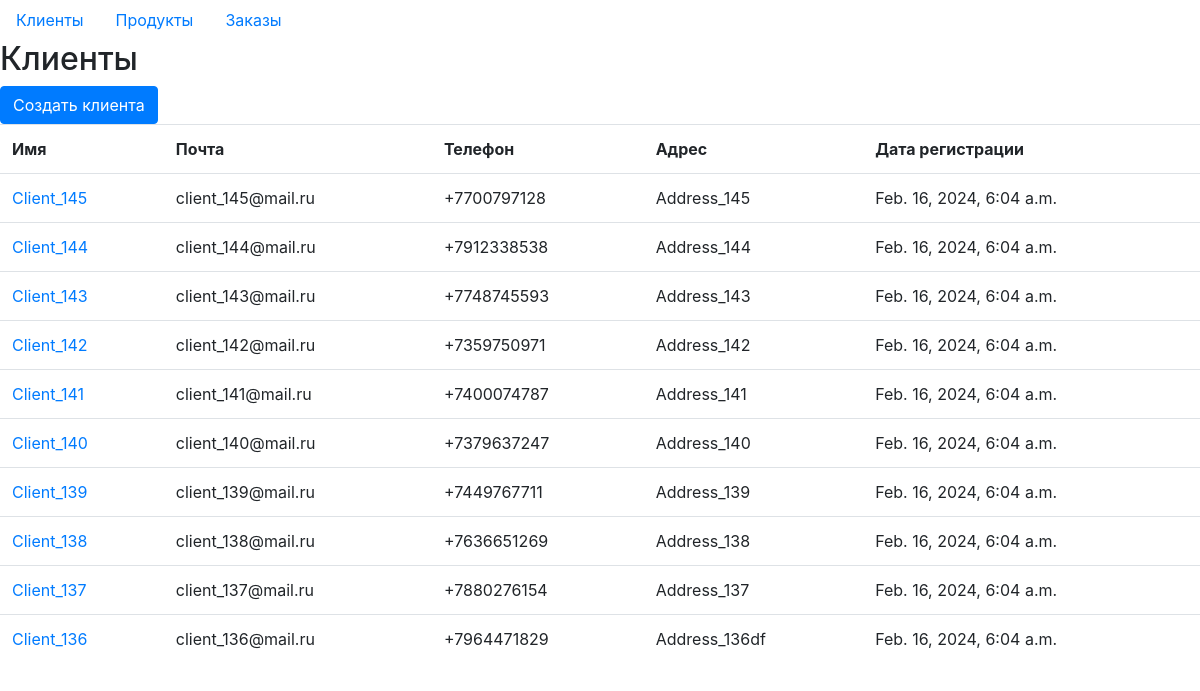
Page /homework_03/clients/ on the earlier database version.
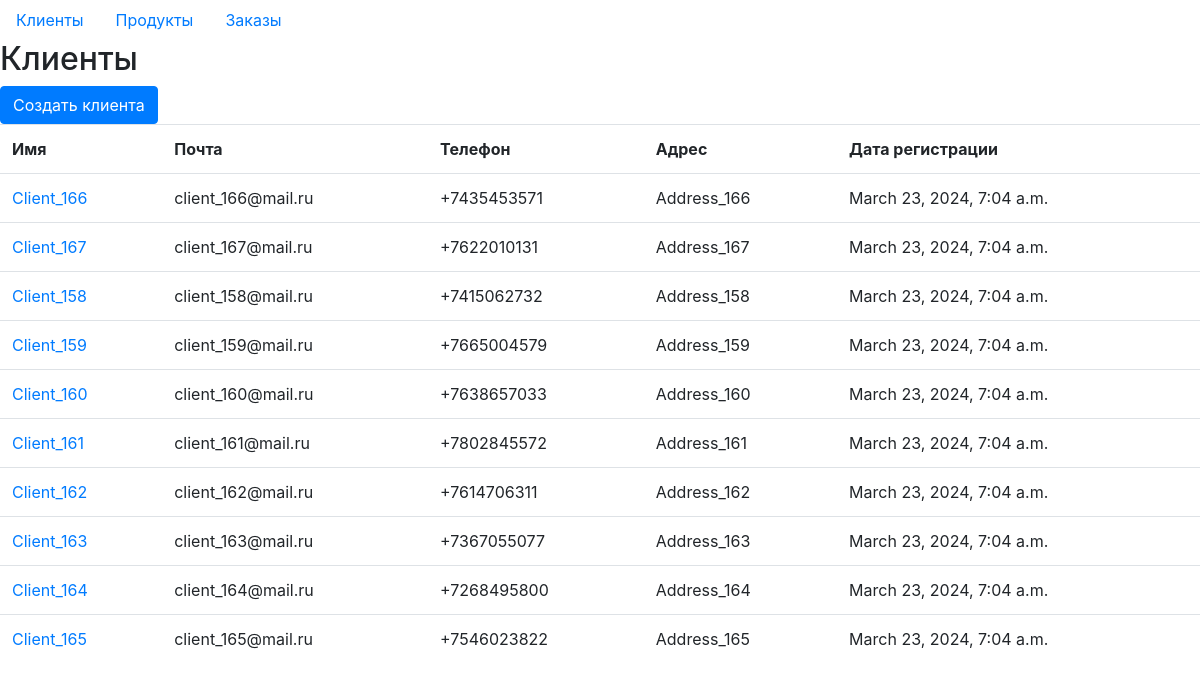
Same page on the later database version.
### homework_02/models.py (models this page shows, shortened)
class Client(models.Model):
    name = models.CharField(max_length=100, unique=True, verbose_name='имя')
    email = models.EmailField(verbose_name='электронная почта')
    phone = models.CharField(max_length=20, verbose_name='номер телефона')
    address = models.CharField(max_length=100, verbose_name='адрес')
    reg_date = models.DateTimeField(auto_now_add=True, verbose_name='дата регистрации')
    change_date = models.DateTimeField(auto_now=True, verbose_name='дата изменения')
    class Meta:
        ordering = ['-change_date']
        verbose_name = 'клиент'
        verbose_name_plural = 'клиенты'

### homework_03/views.py (the view)
# urls.py: path('clients/', get_clients, name='get_clients'),
def get_clients(request):
    clients = Client.objects.order_by('-reg_date').all()
    context = {
        'title': 'Клиенты',
        'columns': ['Имя', 'Почта', 'Телефон', 'Адрес', 'Дата регистрации'],
        'clients': clients,
    }
    return render(request, 'homework_03/clients.html', context)

### homework_03/templates/homework_03/clients.html (shortened to what this page needs)
{% extends 'homework_03/orders_base.html' %}
{% block content %}
<h2> {{ title }} </h2>
<a class="btn btn-primary" role="button" href="{% url 'client_create'%}">Создать клиента</a>
<table class="table">
    <tr>
        {% for column in columns %}
        <th>{{ column }}</th>
        {% endfor %}
    </tr>
    {% for client in clients %}
    <tr>
        <td><a href="{% url 'client_full' client.id %}">{{ client.name }}</a></td>
        <td>{{ client.email }}</td>
        <td>{{ client.phone }}</td>
        <td>{{ client.address}}</td>
        <td>{{ client.reg_date }}</td>
    </tr>
    {% endfor %}
</table>
{% endblock %}

### homework_03/templates/homework_03/orders_base.html (shortened to what this page needs)
<!DOCTYPE html>
<html>
<head>
    <link rel="stylesheet" href="https://cdn.jsdelivr.net/npm/bootstrap@4.3.1/dist/css/bootstrap.min.css">
</head>
<body>
<ul class="nav nav-pills">
    <li class="nav-item"><a href="{% url 'get_clients' %}" class="nav-link">Клиенты</a></li>
    <li class="nav-item"><a href="{% url 'get_products' %}" class="nav-link">Продукты</a></li>
    <li class="nav-item"><a href="{% url 'get_orders' %}" class="nav-link">Заказы</a></li>
</ul>
{% block content %}{% endblock %}
</body>
</html>

Differences in the rows shown:
removed Client: name "Client_145", email "client_145@mail.ru", phone "+7700797128", address "Address_145", reg_date "Feb. 16, 2024, 6:04 a.m."
removed Client: name "Client_144", email "client_144@mail.ru", phone "+7912338538", address "Address_144", reg_date "Feb. 16, 2024, 6:04 a.m."
removed Client: name "Client_143", email "client_143@mail.ru", phone "+7748745593", address "Address_143", reg_date "Feb. 16, 2024, 6:04 a.m."
removed Client: name "Client_142", email "client_142@mail.ru", phone "+7359750971", address "Address_142", reg_date "Feb. 16, 2024, 6:04 a.m."
removed Client: name "Client_141", email "client_141@mail.ru", phone "+7400074787", address "Address_141", reg_date "Feb. 16, 2024, 6:04 a.m."
removed Client: name "Client_140", email "client_140@mail.ru", phone "+7379637247", address "Address_140", reg_date "Feb. 16, 2024, 6:04 a.m."
removed Client: name "Client_139", email "client_139@mail.ru", phone "+7449767711", address "Address_139", reg_date "Feb. 16, 2024, 6:04 a.m."
removed Client: name "Client_138", email "client_138@mail.ru", phone "+7636651269", address "Address_138", reg_date "Feb. 16, 2024, 6:04 a.m."
removed Client: name "Client_137", email "client_137@mail.ru", phone "+7880276154", address "Address_137", reg_date "Feb. 16, 2024, 6:04 a.m."
removed Client: name "Client_136", email "client_136@mail.ru", phone "+7964471829", address "Address_136df", reg_date "Feb. 16, 2024, 6:04 a.m."
added Client: name "Client_166", email "client_166@mail.ru", phone "+7435453571", address "Address_166", reg_date "March 23, 2024, 7:04 a.m."
added Client: name "Client_167", email "client_167@mail.ru", phone "+7622010131", address "Address_167", reg_date "March 23, 2024, 7:04 a.m."
added Client: name "Client_158", email "client_158@mail.ru", phone "+7415062732", address "Address_158", reg_date "March 23, 2024, 7:04 a.m."
added Client: name "Client_159", email "client_159@mail.ru", phone "+7665004579", address "Address_159", reg_date "March 23, 2024, 7:04 a.m."
added Client: name "Client_160", email "client_160@mail.ru", phone "+7638657033", address "Address_160", reg_date "March 23, 2024, 7:04 a.m."
added Client: name "Client_161", email "client_161@mail.ru", phone "+7802845572", address "Address_161", reg_date "March 23, 2024, 7:04 a.m."
added Client: name "Client_162", email "client_162@mail.ru", phone "+7614706311", address "Address_162", reg_date "March 23, 2024, 7:04 a.m."
added Client: name "Client_163", email "client_163@mail.ru", phone "+7367055077", address "Address_163", reg_date "March 23, 2024, 7:04 a.m."
added Client: name "Client_164", email "client_164@mail.ru", phone "+7268495800", address "Address_164", reg_date "March 23, 2024, 7:04 a.m."
added Client: name "Client_165", email "client_165@mail.ru", phone "+7546023822", address "Address_165", reg_date "March 23, 2024, 7:04 a.m."
